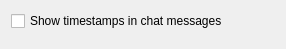
<?xml version="1.0" encoding="UTF-8"?>
<ui version="4.0">
 <class>ConfigGeneral</class>
 <widget class="QWidget" name="ConfigGeneral">
  <property name="geometry">
   <rect>
    <x>0</x>
    <y>0</y>
    <width>286</width>
    <height>49</height>
   </rect>
  </property>
  <layout class="QVBoxLayout" name="verticalLayout">
   <item>
    <widget class="QCheckBox" name="kcfg_ChatTimeStamps">
     <property name="whatsThis">
      <string>If checked, Atlantik will add timestamps in front of chat messages.</string>
     </property>
     <property name="text">
      <string>Show timestamps in chat messages</string>
     </property>
    </widget>
   </item>
   <item>
    <spacer name="verticalSpacer">
     <property name="orientation">
      <enum>Qt::Vertical</enum>
     </property>
     <property name="sizeHint" stdset="0">
      <size>
       <width>20</width>
       <height>3</height>
      </size>
     </property>
    </spacer>
   </item>
  </layout>
 </widget>
 <resources/>
 <connections/>
</ui>
